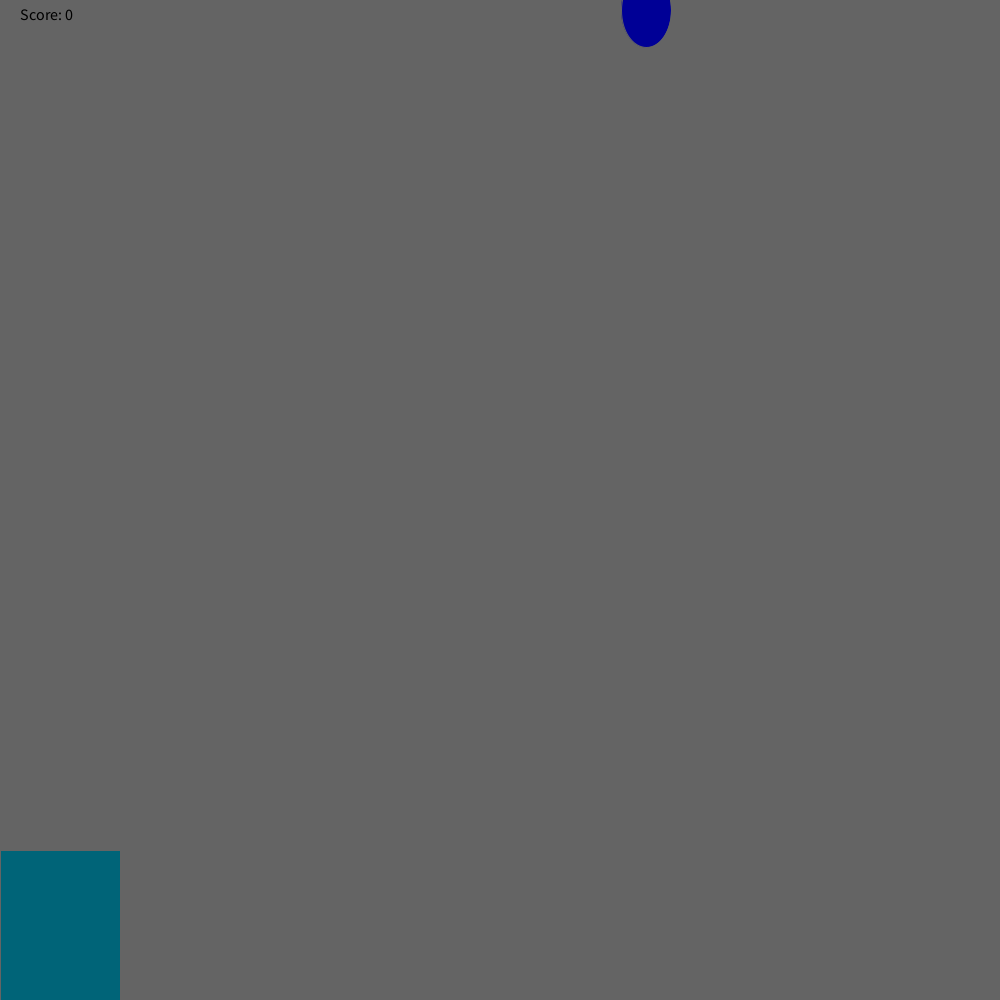
Frame 1 (no input)
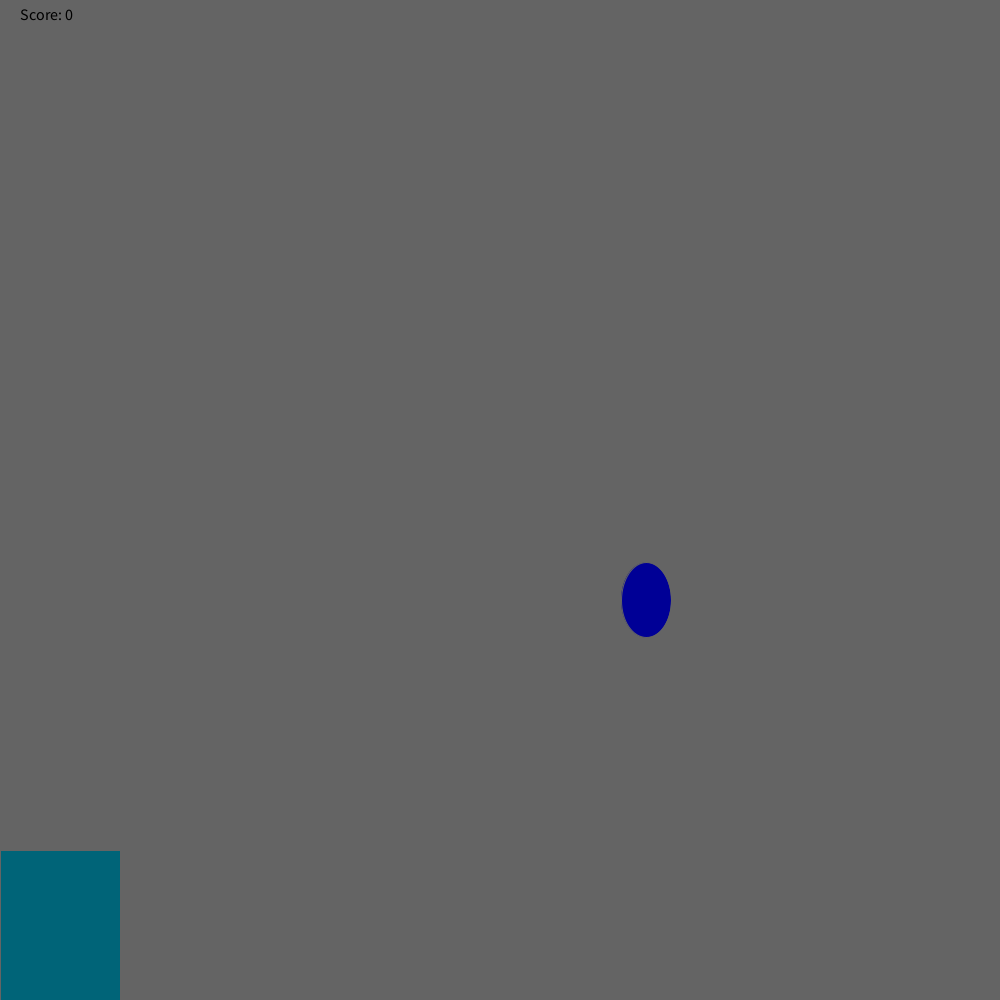
Frame 60 (the mouse pressed at the canvas centre just before this capture)
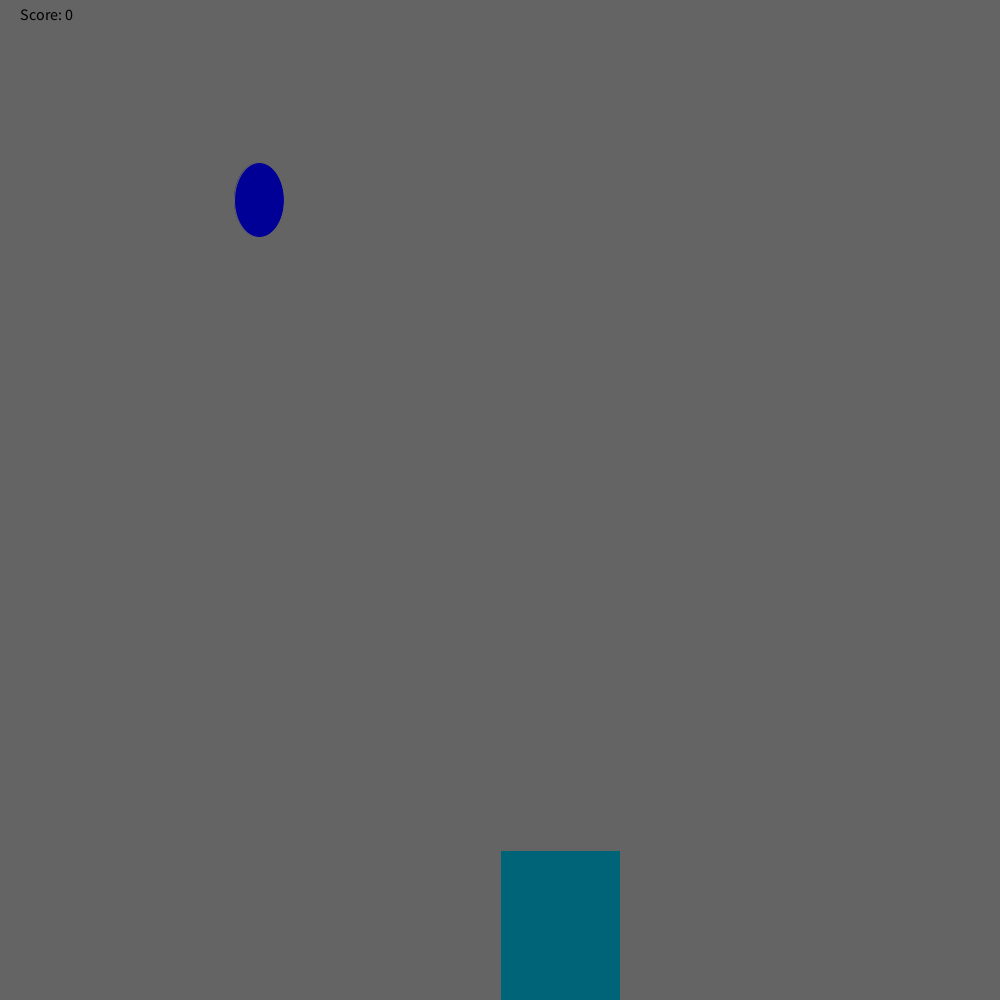
Frame 120 (the mouse held since frame 60 and released just before this capture)

The Processing sketch that drew these frames (run headless with seeded random() and noise(); from frame 60 on, the mouse is pressed at the canvas centre):

// Processing sketch: RainGame
// ── RainGame.pde

int YPosition = 0;
 int XPosition ;
void draw(){
  background(100, 100, 100);
  fill(0, 0, 150);
  stroke(100, 100, 100);
  ellipse(XPosition, YPosition+=10, 50, 75);
  fill(0, 100, 120);
  rect(mouseX, 850, 120, 150);
  fill(0, 0, 0);
  textSize(16);
  text("Score: " + score, 20, 20);
  



if (YPosition >= height){
 checkCatch(XPosition);
  YPosition = 0;
  XPosition = (int) random(width);
  
}
}
int score =0;

void setup(){
  size(1000, 1000);
  XPosition = (int) random(width);
}
void checkCatch(int x){
     if (x > mouseX && x < mouseX+100){
          score++;
     }
     else if (score > 0){ 
          score--;
     }
     println("Your score is now: " + score); }
     
